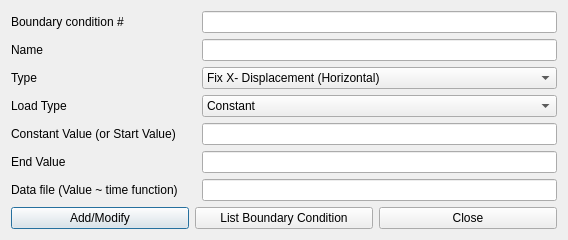
<?xml version="1.0" encoding="UTF-8"?>
<ui version="4.0">
 <class>BoundaryCondition</class>
 <widget class="QDialog" name="BoundaryCondition">
  <property name="geometry">
   <rect>
    <x>0</x>
    <y>0</y>
    <width>568</width>
    <height>231</height>
   </rect>
  </property>
  <property name="sizePolicy">
   <sizepolicy hsizetype="Fixed" vsizetype="Fixed">
    <horstretch>0</horstretch>
    <verstretch>0</verstretch>
   </sizepolicy>
  </property>
  <property name="windowTitle">
   <string>Create Boundary Condition</string>
  </property>
  <layout class="QVBoxLayout" name="verticalLayout_3">
   <item>
    <layout class="QHBoxLayout" name="horizontalLayout">
     <item>
      <layout class="QVBoxLayout" name="verticalLayout_2">
       <item>
        <widget class="QLabel" name="label">
         <property name="text">
          <string>Boundary condition #</string>
         </property>
        </widget>
       </item>
       <item>
        <widget class="QLabel" name="label_2">
         <property name="text">
          <string>Name</string>
         </property>
        </widget>
       </item>
       <item>
        <widget class="QLabel" name="label_3">
         <property name="text">
          <string>Type</string>
         </property>
        </widget>
       </item>
       <item>
        <widget class="QLabel" name="label_4">
         <property name="text">
          <string>Load Type</string>
         </property>
        </widget>
       </item>
       <item>
        <widget class="QLabel" name="label_5">
         <property name="text">
          <string>Constant Value (or Start Value)      </string>
         </property>
        </widget>
       </item>
       <item>
        <widget class="QLabel" name="label_7">
         <property name="text">
          <string>End Value</string>
         </property>
        </widget>
       </item>
       <item>
        <widget class="QLabel" name="label_6">
         <property name="text">
          <string>Data file (Value ~ time function)</string>
         </property>
        </widget>
       </item>
      </layout>
     </item>
     <item>
      <layout class="QVBoxLayout" name="verticalLayout">
       <item>
        <widget class="QLineEdit" name="indexLine"/>
       </item>
       <item>
        <widget class="QLineEdit" name="nameLine"/>
       </item>
       <item>
        <widget class="QComboBox" name="typeCombo">
         <property name="minimumSize">
          <size>
           <width>200</width>
           <height>0</height>
          </size>
         </property>
         <item>
          <property name="text">
           <string>Fix X- Displacement (Horizontal)</string>
          </property>
         </item>
         <item>
          <property name="text">
           <string>Fix Y- Displacement (Vertical)</string>
          </property>
         </item>
         <item>
          <property name="text">
           <string>Fix Pore Pressure</string>
          </property>
         </item>
         <item>
          <property name="text">
           <string>Line Pressure: Y- Direction</string>
          </property>
         </item>
         <item>
          <property name="text">
           <string>Line Pressure: X- Direction</string>
          </property>
         </item>
         <item>
          <property name="text">
           <string>Point Load X</string>
          </property>
         </item>
         <item>
          <property name="text">
           <string>Point Load Y</string>
          </property>
         </item>
         <item>
          <property name="text">
           <string>Excharge Rate</string>
          </property>
         </item>
        </widget>
       </item>
       <item>
        <widget class="QComboBox" name="loadTypeCombo">
         <item>
          <property name="text">
           <string>Constant</string>
          </property>
         </item>
         <item>
          <property name="text">
           <string>Ramp</string>
          </property>
         </item>
         <item>
          <property name="text">
           <string>Time dependence (from data file)</string>
          </property>
         </item>
        </widget>
       </item>
       <item>
        <widget class="QLineEdit" name="t0Line"/>
       </item>
       <item>
        <widget class="QLineEdit" name="t1Line"/>
       </item>
       <item>
        <widget class="QLineEdit" name="curveFileNameLine"/>
       </item>
      </layout>
     </item>
    </layout>
   </item>
   <item>
    <layout class="QHBoxLayout" name="horizontalLayout_2">
     <item>
      <widget class="QPushButton" name="okButton">
       <property name="text">
        <string>Add/Modify</string>
       </property>
      </widget>
     </item>
     <item>
      <widget class="QPushButton" name="listButton">
       <property name="text">
        <string>List Boundary Condition</string>
       </property>
      </widget>
     </item>
     <item>
      <widget class="QPushButton" name="closeButton">
       <property name="text">
        <string>Close</string>
       </property>
      </widget>
     </item>
    </layout>
   </item>
  </layout>
 </widget>
 <resources/>
 <connections/>
</ui>
